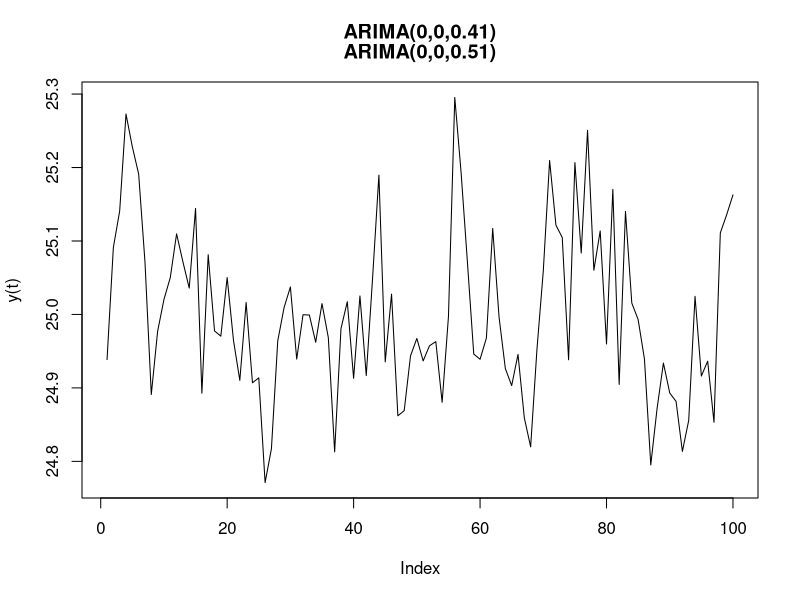
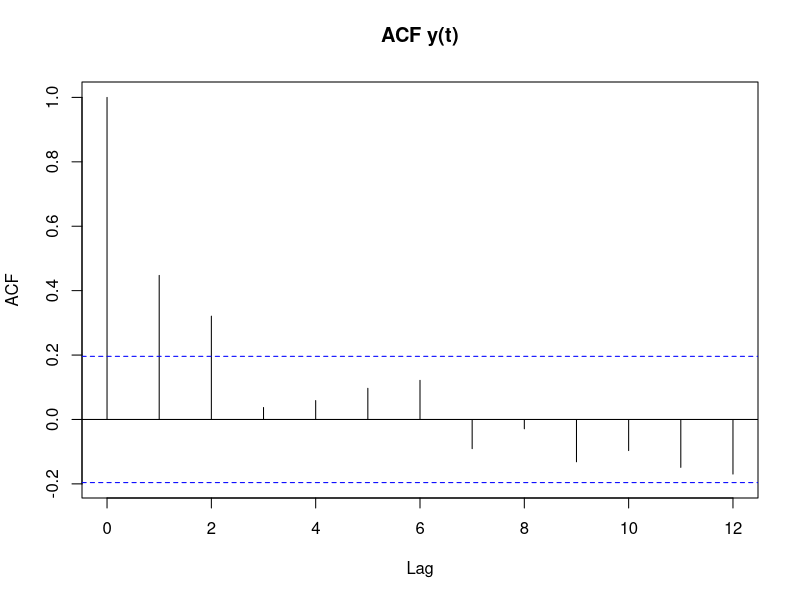
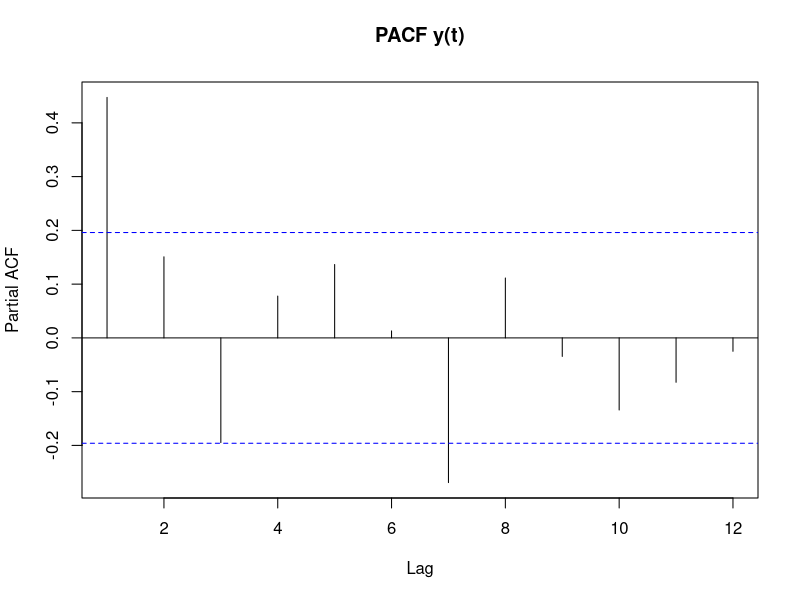
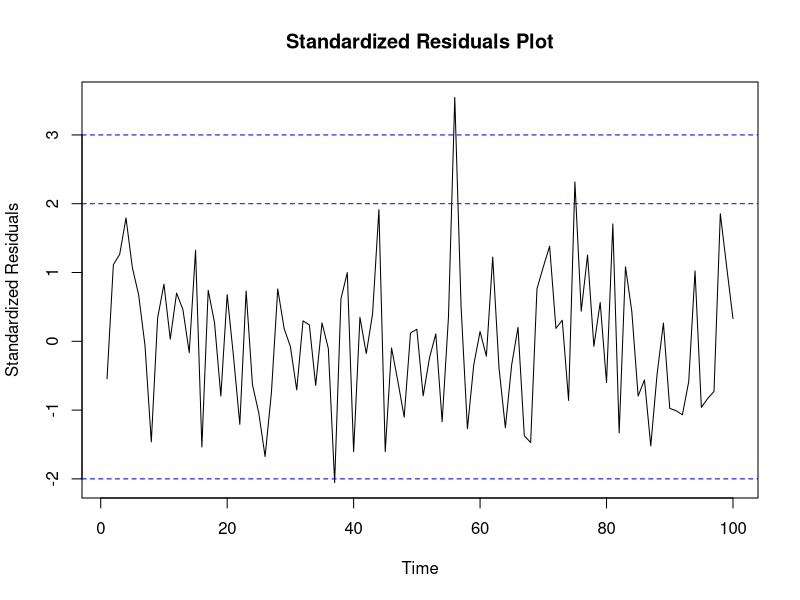
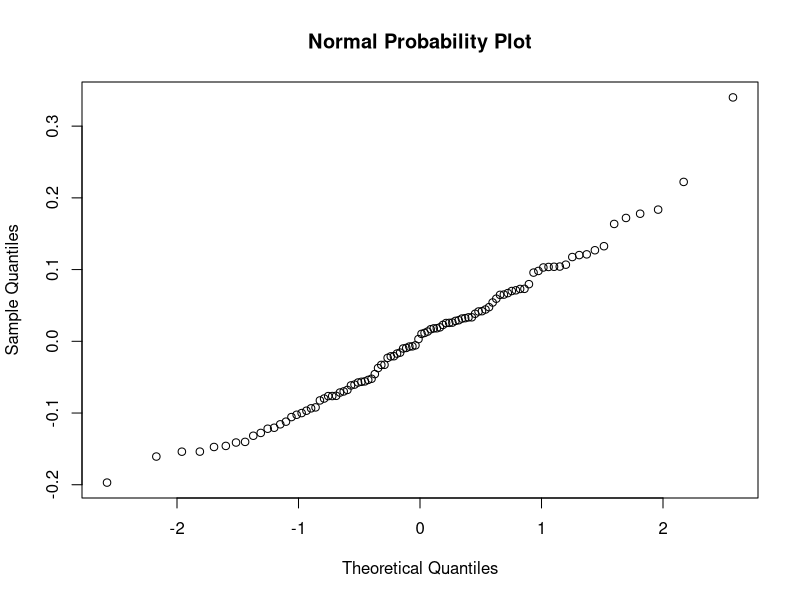
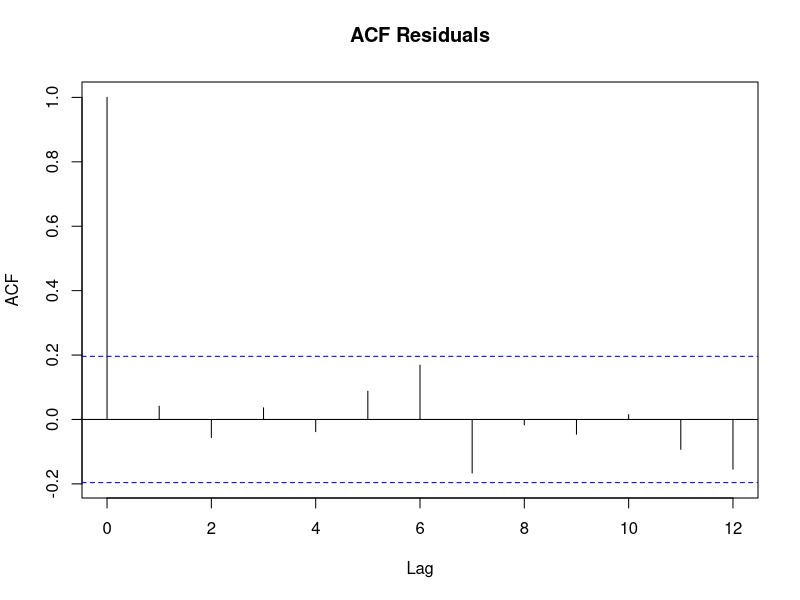
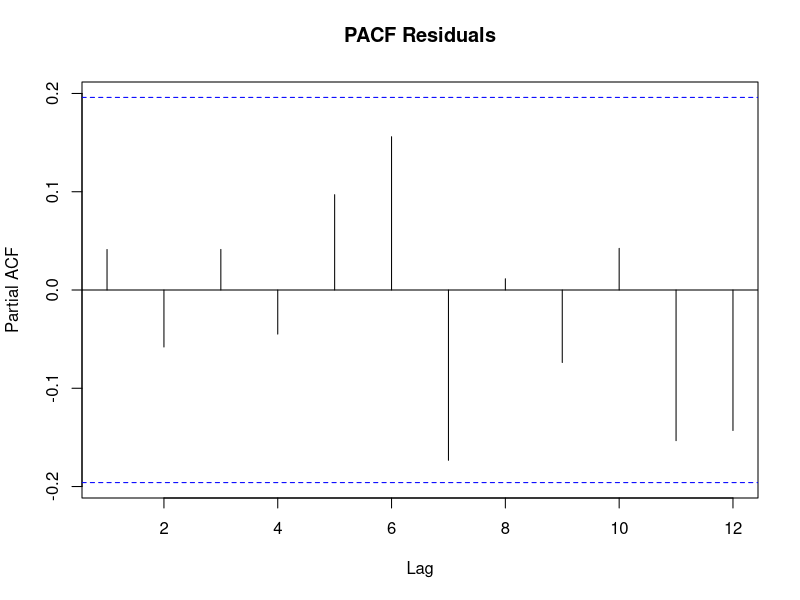
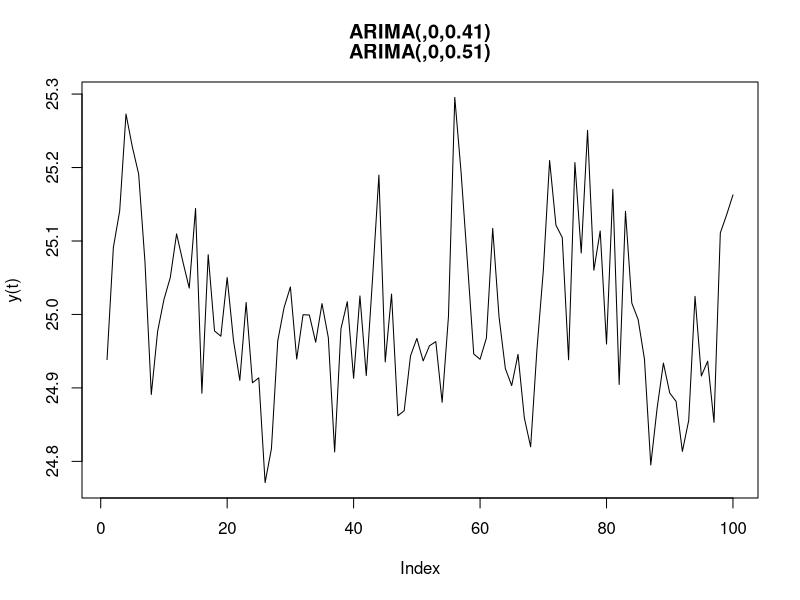

The R script that drew these images, in order:
"an.arima" = function( ar.par = 0.7, ma.par = 0.5, d = 1, 
                       p.test = 1, 
                       q.test = 1, 
                       d.test = 1,
                       const = 25, sd = .01, seed = 94721, nobs = 100,  
                       nforward = 20, lb.lags = c(6,12,18,24), verify = FALSE)
{
        library(forecast)     #94721
        library(timeSeries)
        library(tseries)   # for ts.plot() and jarque.bera.test()
        
        
        p = length(ar.par)
        q = length(ma.par)
        
        # check chosen parameters for non-stationarity & non-invertibility
        redo = FALSE
        if(p > 0){ ar.roots =  abs(polyroot(c(1,  - ar.par))) <= 1
                   if(sum(ar.roots) > 0){ cat("\n AR component is nonstationary", "\n")
                                          redo = TRUE }
        }
        if(q > 0){ ma.roots =  abs(polyroot(c(1,  - ma.par))) <= 1
                   if(sum(ma.roots)> 0){ cat("\n MA component is noninvertible", "\n")
                                         redo = TRUE }
        }
        if(redo){  return("Simulation not feasible.") } 
        
        
        
        #----------------- simulate an ARIMA(1,1,1) ----------------------------- 
        
        set.seed(seed)
        n.st = 100      # fixed start up
        
        cat(paste("\n\nSimulated: ARIMA(", ar.par, ",", d, ",", ma.par, ")\n\n", 
                  sep = ""))
        
        local.ts <- const + arima.sim(model = list(order=c(p,d,q), ar = ar.par,
                                                   ma = ma.par), n=nobs, n.start = n.st,  sd = sd)      
        
        #------------- creating a timeSeries object for plotting -----------------
        
        time = 1:(nobs+d)            # period counter
        local.ts <- timeSeries(local.ts, time)
        print(head(local.ts))
        plot(local.ts@.Data[,1], type="l", ylab = "y(t)")
        title(paste("ARIMA(", ar.par, ",", d, ",", ma.par, "1)", sep = ""))
        global.ts <<- local.ts
        
        # ---------  Identification step -----  ACF and PACF plots -----------------
        
        acf(local.ts@.Data[,1], lag.max = 12,  main = "ACF y(t)")
        acf(local.ts@.Data[,1], lag.max = 12, type = "partial", main = "PACF y(t)")
        if(d > 0) {
                d.local.ts = na.omit(diff(local.ts@.Data[,1], lag = 1, diff = d))
                acf(d.local.ts, lag = 12, main = "ACF  diff(y(t))")
                acf(d.local.ts, lag = 12, type = "partial", main = "PACF  diff(y(t))")
        }
        
        
        #----------------------  Fit an ARIMA(p.test,d.test,q.test)-------------------------------
      
        cat(paste("\n\nFitting: ARIMA(", p.test, ",", d.test, ",", q.test, ")\n", 
                  sep = ""))
        arima.mod = order = c(p.test, d.test, q.test)
        local.ts.mean = mean(local.ts)       # demean prior to fitting      
        local.ts.dm = local.ts - local.ts.mean
        arima.fit  =  arima(local.ts.dm, order = arima.mod, method = "ML")
        
        #-------  set up info for a parameter estimates table ---------------------
        
        df  = nobs - arima.fit$n.cond - p.test - q.test
        s.e =  round(sqrt(diag(arima.fit$var.coef)), 4)
        stack.par = round(c(arima.fit$coef),4) # ", arima.fit$model$ma), 4)
        tstat = round(stack.par/s.e, 4)
        
        #-------   Parameter Estimates Table ---------------------------------------
        
        cat("\nParameter Estimates Table (Demeaned Series)\n")        
        results = data.frame(matrix(0,(p.test+q.test),4))
        
        colnames(results) = c("Estimate", "Std.err", "t.stat", "p.value" ) 
        rnames = NULL
        
        if(p.test > 0) {
                for(i in 1:p.test){
                        rnames  = c(rnames, paste("ar", i, sep = ""))
                        results[i,] = c(arima.fit$coef[i], s.e[i], tstat[i], 
                                        2 * (1 - pt(abs(tstat[i]), df)))
                }
        }
        
        if(q.test > 0) {
                
                for(i in (p.test+1):(p.test+q.test)){
                        rnames  = c(rnames, paste("ma", (i-p.test), sep = ""))
                        results[i,] = c(arima.fit$coef[i], s.e[i], tstat[i],
                                        2 * (1 - pt(abs(tstat[i]), df)))
                }
        }
        
        rownames(results) = rnames
        print(round(results,6))
        cat("\n df = ", df)
        cat("\n var.e = ", sum(residuals(arima.fit)^2)/df)
        cat("\n se.e = ", sqrt(sum(residuals(arima.fit)^2)/df))
        cat("\n AIC = ", arima.fit$aic,"\n\n")      
        
        if(p.test > 0)
                cat("AR Polynomial roots = ", 
                    round(abs(polyroot(c(1,  - arima.fit$coef[1:p.test]))), 4), "\n")
        if(q.test > 0)
                cat("MA Polynomial roots = ", 
                    round(abs(polyroot(c(1,  - arima.fit$coef[(p.test+1):(p.test+q.test)]))), 4), "\n\n")
        
        
        #------------  Model Diagnostics for Validation  --------------------------
        #
        plot(residuals(arima.fit)/sqrt(arima.fit$sigma2), 
             main = "Standardized Residuals Plot", ylab = "Standardized Residuals" ) 
        
        abline(-3,0, lty= 2, col = "blue")
        abline(-2,0, lty= 2, col = "blue")
        abline( 2,0, lty= 2, col = "blue")
        abline( 3,0, lty= 2, col = "blue")
        
        
        
        
        #------------ Test residuals for normality 
        
        print(jarque.bera.test(residuals(arima.fit)))
        qqnorm(residuals(arima.fit), main = "Normal Probability Plot")
        
        #------------- Test for Autocorrelation
        
        lb.mat = matrix(0,length(lb.lags),3)
        dimnames(lb.mat) = list(NULL, c("To.Lag", "Statistic" , "p.value"))
        index = 1
        
        for (i in lb.lags){
                result  =  Box.test(residuals(arima.fit),  lag = i, 
                                    type = "Ljung-Box", fitdf = p.test+q.test)
                lb.mat[index,] =  c(i,result$statistic, result$p.value)
                index = index +1 
        }	
        
        acf(residuals(arima.fit), lag.max = 12,  main = "ACF Residuals")
        acf(residuals(arima.fit), lag.max = 12, type = "partial", 
            main = "PACF Residuals")
        
        
        cat("\n Ljung-Box Test\n" )
        print(lb.mat) 
        
        
}

### For arima(0,0,2)
# Correct Model
suppressWarnings(an.arima(ar.par = 0, d = 0, ma.par = c(.4,0.5),
                          p.test=0, q.test=2, d.test=0, sd = 0.1, 
                          seed = 3595, verify = TRUE, nobs = 100))
# Over-fit Model
an.arima(ar.par = numeric(), d = 0, ma.par = c(.4,0.5), 
         p.test=0, q.test=3, d.test=0, sd = 0.1, 
         seed = 3595, verify = TRUE, nobs = 100)
# Under-fit Model
an.arima(ar.par = numeric(), d = 0, ma.par = c(.4,0.5), 
         p.test=0, q.test=1, d.test=0, sd = 0.1, 
         seed = 3595, verify = TRUE, nobs = 100)

### For arima(3,1,2)
# Correct Model
an.arima(ar.par = c(0.2,-0.2,-0.7), d = 2, ma.par = c(0.4,0.5),
         p.test=3, q.test=2, d.test=1, sd = 0.1,
         seed = 3595, verify = TRUE, nobs = 500)
# Over-fit Model
an.arima(ar.par = c(0.2,-0.2,-0.7), d = 2, ma.par = c(0.4,0.5), 
         p.test=4, q.test=2, d.test=1, sd = 0.1,
         seed = 3595, verify = TRUE, nobs = 500)
# Under-fit Model
an.arima(ar.par = c(0.2,-0.2,-0.7), d = 2, ma.par = c(0.4,0.5), 
         p.test=2, q.test=2, d.test=1, sd = 0.1,
         seed = 3595, verify = TRUE, nobs = 500)
